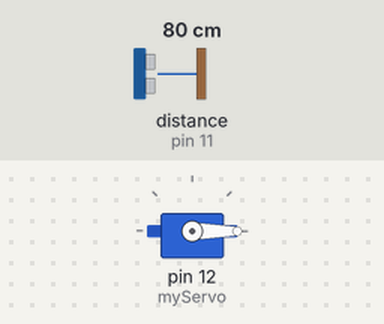
Bench run of a sketch on a simulated Arduino Uno, built with avr-gcc and run on an emulated ATmega328P. Parts: servo. Wiring (inferred from the names in the program): ultrasonic range finder: trigger pin 10; echo pin 11. The test bench sets the inputs (shaded band); at power-on: distance to the obstacle (sensor on pin 11) 80 cm. The echo pulse lasts 58.3 µs per cm; what the sketch prints to the serial monitor is not drawn.

Above: at 0.01 s.
1.3 s: distance to the obstacle (sensor on pin 11) set to 2 cm
At 4.02 s:
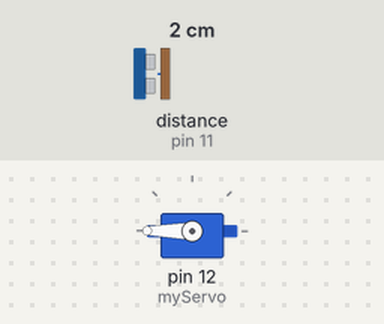
4.3 s: distance to the obstacle (sensor on pin 11) set to 250 cm
At 5.1 s:
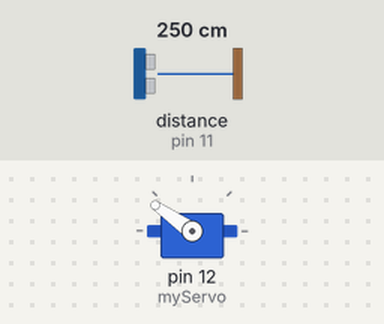
7.3 s: distance to the obstacle (sensor on pin 11) set to 4 cm
Timing chart, 0 to 16.3 s (numbered marks = the images above; inputs shaded):
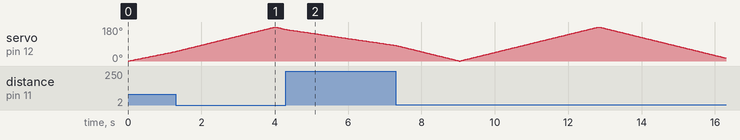

The sketch:

Aurduino.ino
```cpp
// Includes the Servo library
#include <Servo.h>
Servo myServo; // Creates a servo object for controlling the servo motor

// Defines Tirg and Echo pins of the Ultrasonic Sensor
const int trigPin = 10;
const int echoPin = 11;

// Variables for the duration and the distance
long duration;
int distance;


void setup() {
  pinMode(trigPin, OUTPUT); // Sets the trigPin as an Output
  pinMode(echoPin, INPUT); // Sets the echoPin as an Input
  Serial.begin(9600);
  myServo.attach(12); // Defines on which pin is the servo motor attached
}

void loop() {
  // rotates the servo motor from 0 to 180 degrees
  for(int i=0;i<=180;i++){
  myServo.write(i); // servo motor angle
  delay(20);
  distance = calculateDistance();// Calls a function for calculating the distance measured by the Ultrasonic sensor for each degree

  Serial.print(i); // Sends the current degree into the Serial Port
  Serial.print(","); // Sends addition character right next to the previous value needed later in the Processing IDE for indexing
  Serial.print(distance); // Sends the distance value into the Serial Port
  Serial.print("."); // Sends addition character right next to the previous value needed later in the Processing IDE for indexing
  }

  // Repeats the previous rotates from 180 to 0 degrees
  for(int i=180;i>0;i--){
  myServo.write(i);
  delay(20);
  distance = calculateDistance();
  Serial.print(i);
  Serial.print(",");
  Serial.print(distance);
  Serial.print(".");
  }
}

// Function for calculating the distance measured by the Ultrasonic sensor
int calculateDistance(){
  // the trigPin is set to LOW with a delay of 2 microseconds to ensure a clean signal
  digitalWrite(trigPin, LOW);
  delayMicroseconds(2);

  // The trigPin is set to HIGH for 10 microseconds, which triggers the ultrasonic sensor to emit a sonic pulse
  digitalWrite(trigPin, HIGH);
  delayMicroseconds(10);
  digitalWrite(trigPin, LOW);

  // pulseIn buildin function waits for the sound pulse to be returned to the ultrasonic sensor and it waits until the echoPin change its state to HIGH and then it measures the duration of that pulse
  // The echoPin reads the signal from the sensor, which indicates the time it took for the pulse to bounce back. This time is stored in the duration variable
  duration = pulseIn(echoPin, HIGH);


  // distance = duration * speed of sound / 2
  // The speed of sound in air in cm/microsecond = 0.034 cm/microsecond
  // The division by 2 accounts for the fact that the pulse had to travel to the object and back
  distance= duration*0.034/2;

  return distance;
}
```
